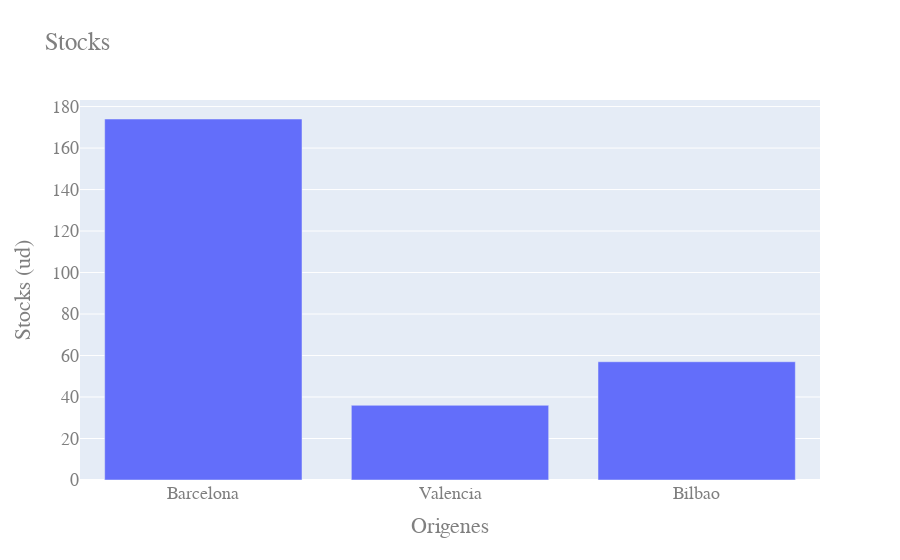
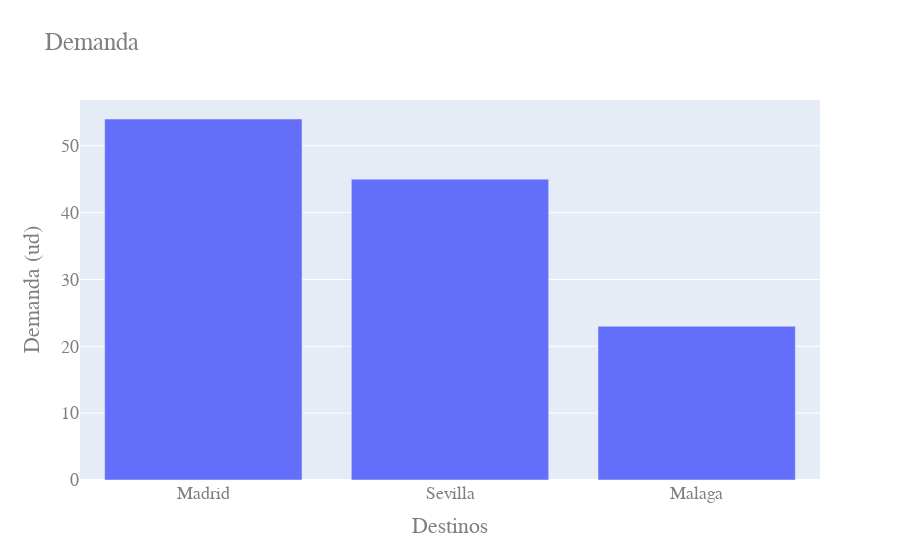

The code cell stored with these charts, in order, in its notebook:
### Markdown cell above
##### Stock y demanda

### Code cell
# Plot stocks
df_aux = df_data[['origen','stock']].drop_duplicates()

fig = px.bar(df_aux,
             x="origen",
             y="stock",
             title="Stocks")
fig.update_yaxes(title_text='Stocks (ud)')
fig.update_xaxes(title_text='Origenes')
fig.update_layout(font=dict(family="Courier New, monospace", size=18, color="#7f7f7f"))
fig.show()

# Plot demanda
df_aux = df_data[['destino','demanda']].drop_duplicates()

fig = px.bar(df_aux,
             x="destino",
             y="demanda",
             title="Demanda")
fig.update_yaxes(title_text='Demanda (ud)')
fig.update_xaxes(title_text='Destinos')
fig.update_layout(font=dict(family="Courier New, monospace", size=18, color="#7f7f7f"))
fig.show()

### Figure 1 — Plotly figure (JSON) as saved in the notebook; plotly's stock layout.template omitted (floating-point values rounded to 4 significant figures)
{"data": [{"alignmentgroup": "True", "hovertemplate": "origen=%{x}<br>stock=%{y}<extra></extra>", "legendgroup": "", "marker": {"color": "#636efa"}, "name": "", "offsetgroup": "", "orientation": "v", "showlegend": false, "textposition": "auto", "type": "bar", "x": ["Barcelona", "Valencia", "Bilbao"], "xaxis": "x", "y": [174, 36, 57], "yaxis": "y"}], "layout": {"barmode": "relative", "font": {"color": "#7f7f7f", "family": "Courier New, monospace", "size": 18}, "legend": {"tracegroupgap": 0}, "title": {"text": "Stocks"}, "xaxis": {"anchor": "y", "domain": [0, 1], "title": {"text": "Origenes"}}, "yaxis": {"anchor": "x", "domain": [0, 1], "title": {"text": "Stocks (ud)"}}}}

### Figure 2 — Plotly figure (JSON) as saved in the notebook; plotly's stock layout.template omitted (floating-point values rounded to 4 significant figures)
{"data": [{"alignmentgroup": "True", "hovertemplate": "destino=%{x}<br>demanda=%{y}<extra></extra>", "legendgroup": "", "marker": {"color": "#636efa"}, "name": "", "offsetgroup": "", "orientation": "v", "showlegend": false, "textposition": "auto", "type": "bar", "x": ["Madrid", "Sevilla", "Malaga"], "xaxis": "x", "y": [54, 45, 23], "yaxis": "y"}], "layout": {"barmode": "relative", "font": {"color": "#7f7f7f", "family": "Courier New, monospace", "size": 18}, "legend": {"tracegroupgap": 0}, "title": {"text": "Demanda"}, "xaxis": {"anchor": "y", "domain": [0, 1], "title": {"text": "Destinos"}}, "yaxis": {"anchor": "x", "domain": [0, 1], "title": {"text": "Demanda (ud)"}}}}
